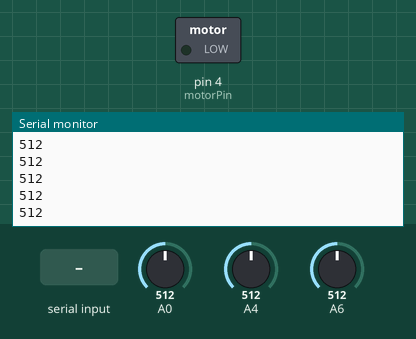
The sketch below on a simulated Arduino Uno, built with avr-gcc and run on an emulated ATmega328P. On the bench: switched loads named in the sketch (green lamp = pin HIGH), the last lines printed to the serial monitor. The inputs (shaded band) are chosen by the test bench; at power-on: A0 = 512, A6 = 512, A4 = 512.

Above: at 1.2 s.
1.3 s: "1" received over Serial
2.8 s: A0 set to 716
At 3.9 s:
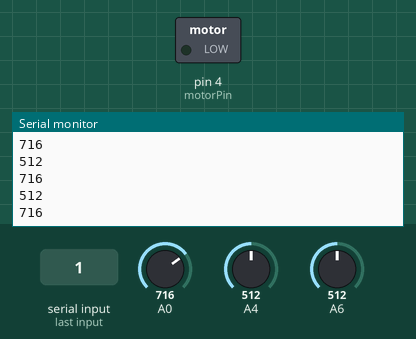
4.3 s: "0" received over Serial
5.8 s: A6 set to 306
At 6.9 s:
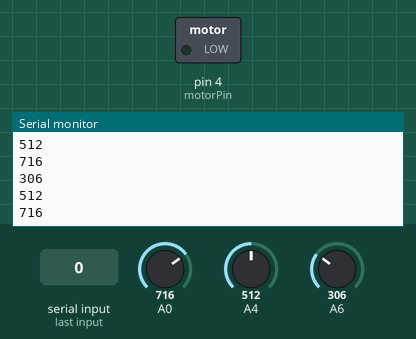
7.3 s: A0 set to 900
At 8.3 s:
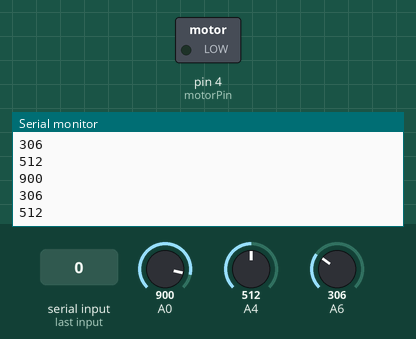
8.8 s: A6 set to 122
At 9.9 s:
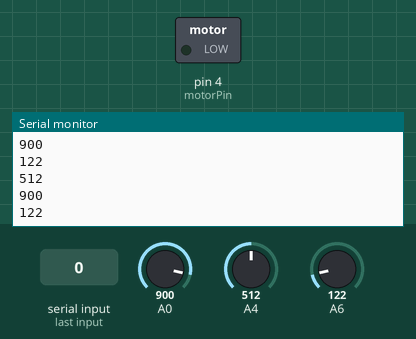
Timing chart, 0 to 11.3 s (numbered marks = the images above; inputs shaded):
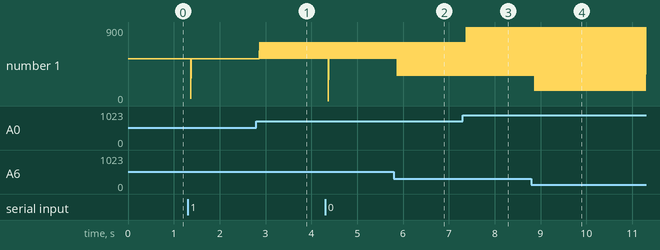

The sketch:

TP_15_01_2014.ino
```cpp
int en = 3;
int C1 = 5;
int C2 = 6;
int C3 = 9;
int C4 = 10;
const int motorPin = 4;
const int C = 11;


void setup()
{
  Serial.begin(9600);
  pinMode(C1, OUTPUT);
  pinMode(C2, OUTPUT);
  pinMode(C3, OUTPUT);
  pinMode(C4, OUTPUT);
  pinMode(en, INPUT);
}

void loop()
{
  en = analogRead(en);
  Serial.println(en);
  if (Serial.available())
  {
    char ch = Serial.read();
    if (isDigit(ch))
    {
      int speed = map(ch,'0','9',0,255);
      analogWrite(motorPin, speed);
      Serial.println(speed);
    }
    else
    {
      Serial.print("Unexpected character ");
      Serial.print(ch);
    }
  }

  if (en == 255)
  {
    C1 = motorPin;
    C4 = motorPin;
    C2 = 0;
    C3 = 0;
  }
  if (en == 0)
  {
    C1 = 0;
    C4 = 0;
    C2 = motorPin;
    C3 = motorPin;
  }
}
```

Measured:
- after the input at 2.8 s, the serial monitor: prints a new line after 0.07 s (image 1)
- after the input at 5.8 s, the serial monitor: prints a new line after 0.07 s (image 2)
- after the input at 7.3 s, the serial monitor: prints a new line after 0.08 s (image 3)
- after the input at 8.8 s, the serial monitor: prints a new line after 0.07 s (image 4)
